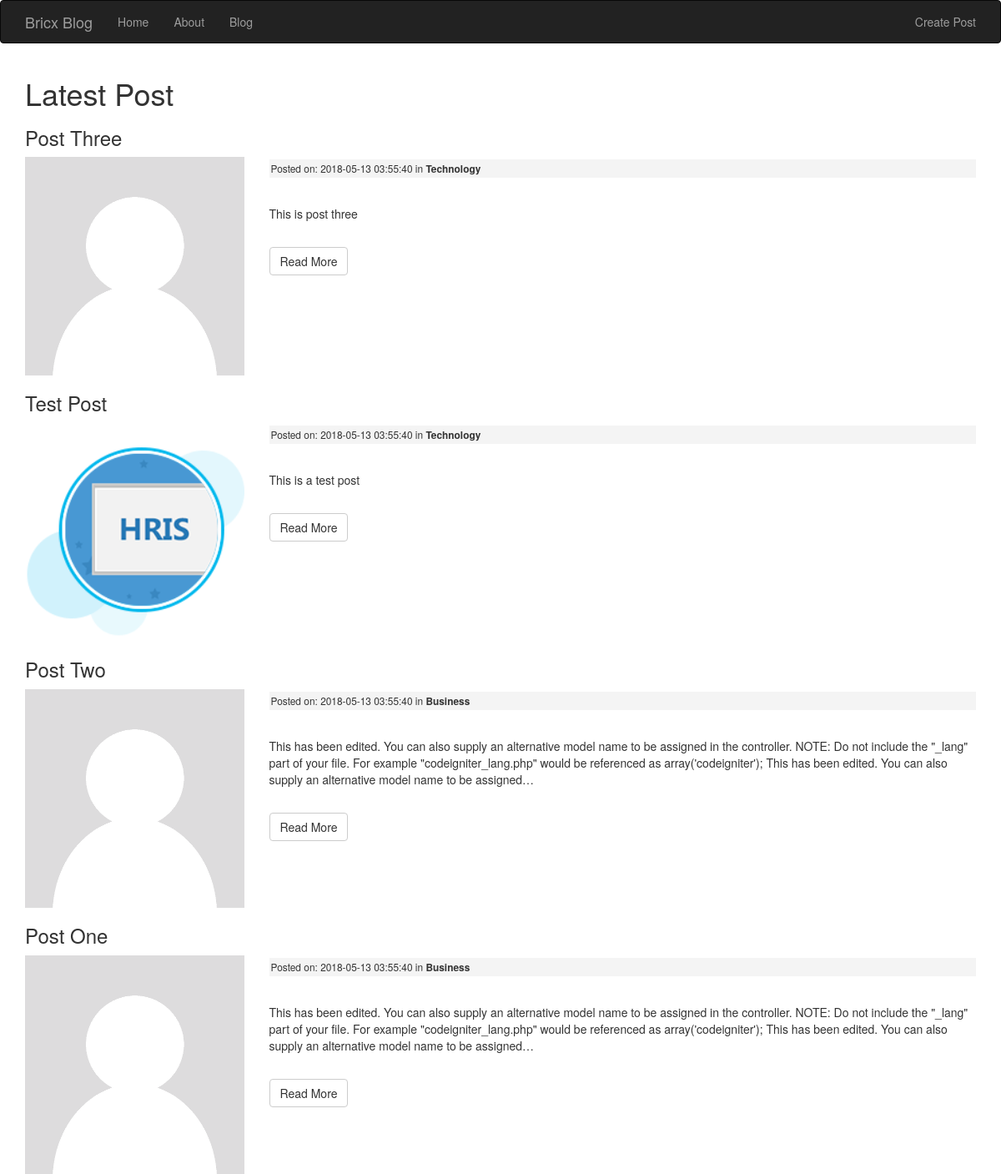
Screenshot of /index.php/posts with the database file from the repository.
### tables this page shows
CREATE TABLE IF NOT EXISTS `posts` (
  `id` int(11) NOT NULL AUTO_INCREMENT,
  `category_id` int(11) NOT NULL,
  `title` varchar(255) NOT NULL,
  `slug` varchar(255) NOT NULL,
  `body` text NOT NULL,
  `post_image` varchar(255) NOT NULL,
  `created_at` timestamp NOT NULL DEFAULT CURRENT_TIMESTAMP,
  PRIMARY KEY (`id`)
);

CREATE TABLE IF NOT EXISTS `categories` (
  `id` int(11) NOT NULL AUTO_INCREMENT,
  `name` varchar(255) NOT NULL,
  `created_at` timestamp NOT NULL DEFAULT CURRENT_TIMESTAMP,
  PRIMARY KEY (`id`)
);

### application/controllers/Posts.php (called while the page is built, shortened)
<?php
class Posts extends CI_Controller {
    public function index() {
        $data['title'] = 'Latest Post';
        $data['posts'] = $this->post_model->get_posts();
        $this->load->view('templates/header');
        $this->load->view('posts/index', $data);
        $this->load->view('templates/footer');
    }
}

### index.php (called while the page is built, shortened)
<?php
require_once BASEPATH.'core/CodeIgniter.php';

### application/models/Post_model.php (called while the page is built, shortened)
<?php
    class Post_model extends CI_model {
        public function get_posts($slug = FALSE) {
            if ($slug === FALSE) {
                $this->db->order_by('posts.id', 'DESC');
                $this->db->join('categories', 'categories.id = posts.category_id');
                $query = $this->db->get('posts');
                return $query->result_array();
            }
            $query = $this->db->get_where('posts', array('slug' => $slug));
            return $query->row_array();
        }
    }
?>

### application/views/posts/index.php (the view)
<h1><?php echo $title; ?></h1>
<?php foreach($posts as $post) : ?>
    <h3><?php echo $post['title']; ?></h3>
    <div class="row">
        <div class="col-md-3">
            <img id="imgSize" src="<?php echo site_url(); ?>assets/images/posts/<?php echo $post['post_image']; ?>">
        </div>
        <div class="col-md-9">
            <small class="post-date">Posted on: <?php echo $post['created_at']; ?> in <strong><?php echo $post['name']; ?></strong></small><br>
            <p><?php echo word_limiter($post['body'], 50); ?></p><br>
            <p><a class="btn btn-default" href="<?php echo site_url('posts/'.$post['slug']); ?>">Read More</a></p>
        </div>
    </div>
<?php endforeach; ?>

### application/views/templates/header.php (shortened to what this page needs)
<html>
<head>
    <link rel="stylesheet" href="<?php echo base_url('assets/bootstrap/css/bootstrap.min.css'); ?>">
    <link rel="stylesheet" href="<?php echo base_url('assets/css/style.css'); ?>">
</head>
<body>
    <nav class="navbar navbar-inverse">
        <div class="container">
            <div class="navbar-header">
                <a class="navbar-brand" href="<?php echo base_url(); ?>">Bricx Blog</a>
            </div>
            <div id="navbar">
                <ul class="nav navbar-nav">
                    <li><a href="<?php echo base_url(); ?>">Home</a></li>
                    <li><a href="<?php echo base_url(); ?>about">About</a></li>
                    <li><a href="<?php echo base_url(); ?>posts">Blog</a></li>
                </ul>
                <ul class="nav navbar-nav navbar-right">
                    <li><a href="<?php echo base_url(); ?>posts/create">Create Post</a></li>
                </ul>
            </div>
        </div>
    </nav>
<div class="container">

### application/views/templates/footer.php (shortened to what this page needs)
</div>
</body>
</html>

### assets/css/style.css (style rules this page uses)
.post-date { background: #f4f4f4; padding: 2px; margin: 3px 0; display: block; }
#imgSize { width: 100%; }

### rows the page displays
posts: title "Post Three", post_image (placeholder picture), category.created_at "2018-05-13 03:55:40", category.name "Technology", body "This is post three"
posts: title "Test Post", post_image (picture), category.created_at "2018-05-13 03:55:40", category.name "Technology", body "This is a test post"
posts: title "Post Two", post_image (placeholder picture), category.created_at "2018-05-13 03:55:40", category.name "Business", body "This has been edited. You can also supply an alternative model name to be assigned in the controller. NOTE: Do not include the \"_lang\" part of your file. For example \"codeigniter_lang.php\" would be referenced as array('codeigniter'); This has been edited. You can also supply an alternative model name to be assigned…"
posts: title "Post One", post_image (placeholder picture), category.created_at "2018-05-13 03:55:40", category.name "Business", body "This has been edited. You can also supply an alternative model name to be assigned in the controller. NOTE: Do not include the \"_lang\" part of your file. For example \"codeigniter_lang.php\" would be referenced as array('codeigniter'); This has been edited. You can also supply an alternative model name to be assigned…"

### other values shown
$title "Latest Post"
